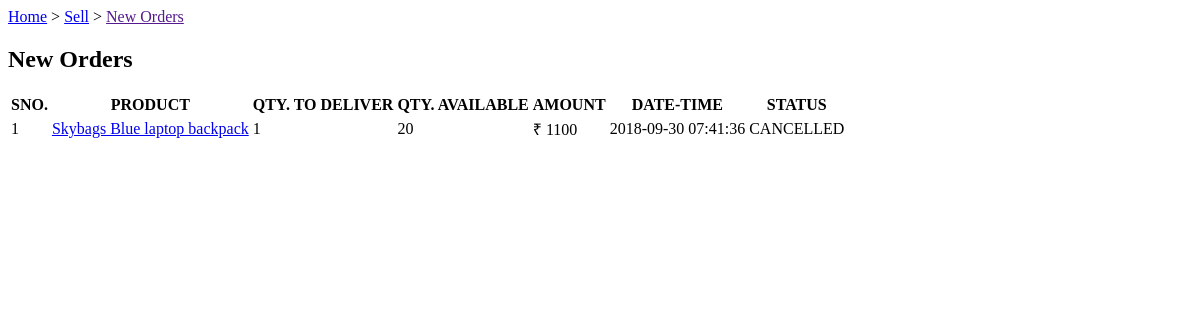
Before: /sell/neworders/ (signed in) with the older database file.
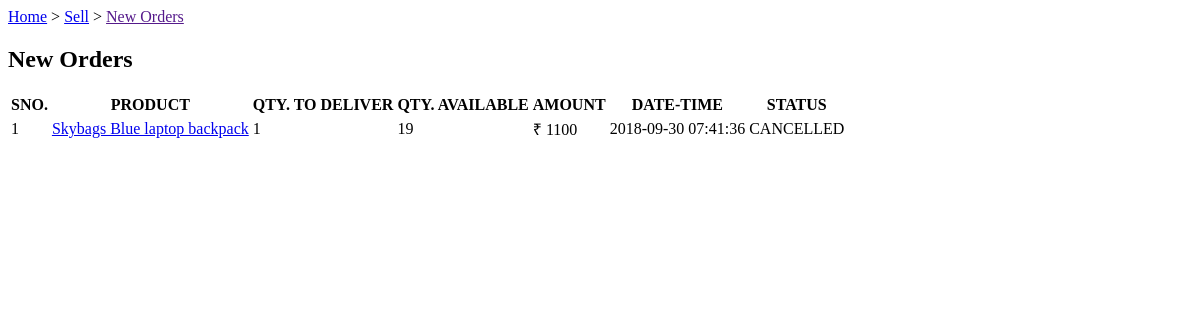
After: the same page with the newer database file.
### tables this page shows
CREATE TABLE orders(
orderID varchar(10) PRIMARY KEY,
custID REFERENCES customer(custID),
prodID REFERENCES product(prodID),
quantity integer check(quantity>=1),
date datetime not null,
cost_price decimal(9,2) NOT NULL,
sell_price decimal(9,2) NOT NULL,
status varchar(15) NOT NULL,
CHECK (cost_price < sell_price )
);

CREATE TABLE product(
prodID varchar(10) PRIMARY KEY,
name varchar(30) NOT NULL,
quantity integer CHECK(quantity>=0) NOT NULL,
category varchar(30) NOT NULL ,
cost_price decimal(9,2) NOT NULL,
sell_price decimal(9,2) NOT NULL,
description varchar(100),
sellID varchar(10) REFERENCES seller (sellID),
CHECK (sell_price>cost_price)
);

### __init__.py (the view)
@app.route("/sell/neworders/")
def new_orders():
    if 'userid' not in session:
        return redirect(url_for('home'))
    if session['type']=="Customer":
        abort(403)
    res = sell_orders(session['userid'])
    return render_template('new_orders.html', orders=res)

### dbaccess.py (called while the page is built)
def sell_orders(sellID):
    conn = sqlite3.connect('onlineshop.db')
    cur = conn.cursor()
    a = cur.execute(""" SELECT o.orderID, o.prodID, p.name, o.quantity, p.quantity, o.cost_price, o.date, o.status
                        FROM orders o JOIN product p
                        WHERE o.prodID=p.prodID AND p.sellID=? AND o.status!='RECIEVED'
                        ORDER BY o.date DESC """, (sellID,))
    res = [i for i in a]
    conn.close()
    return res

### templates/new_orders.html (shortened to what this page needs)
<html>
<body>
  <p><a href="/">Home</a> > <a href="/sell">Sell</a> > <a href="">New Orders</a></p>
  <h2>New Orders</h2>
  {% if orders|length==0 %}
  <p>You have new orders right now.</p>
  {% else %}
  <table>
    <tr>
      <th>SNO.</th><th>PRODUCT</th><th>QTY. TO DELIVER</th>
      <th>QTY. AVAILABLE</th><th>AMOUNT</th><th>DATE-TIME</th><th>STATUS</th><th></th>
    </tr>
    {% set cnt={'val':1} %}
    {% for i in orders %}
    <tr>
      <td>{{cnt['val']}}</td><td><a href="/viewproduct/{{i[1]}}">{{i[2]}}</a></td><td>{{i[3]}}</td><td>{{i[4]}}</td>
      <td>₹ {{i[5]}}</td><td>{{i[6]}}</td><td>{{i[7]}}</td>
    </tr>
    {% endfor %}
  </table>
  {% endif %}
</body>
</html>

Changed rows visible on the page:
changed through a linked row, orders "CANCELLED": quantity "20" → "19"
